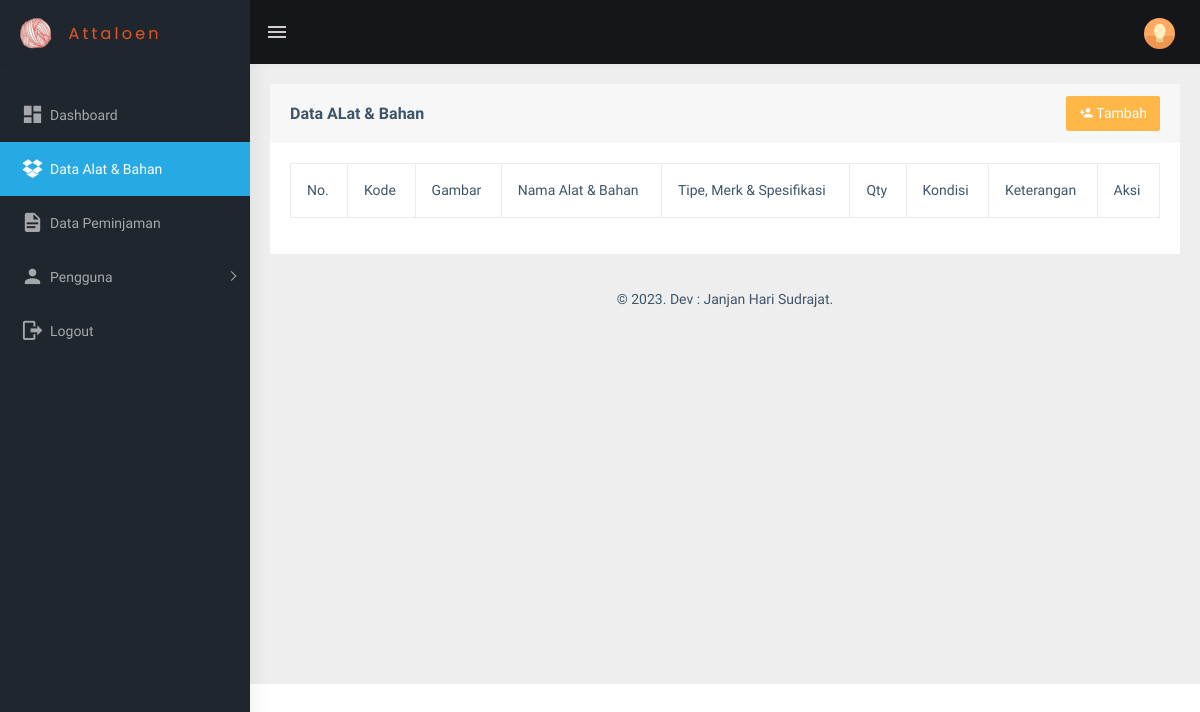
Page /view_alat_bahan/alat_bahan.php (signed in) on the earlier database version.
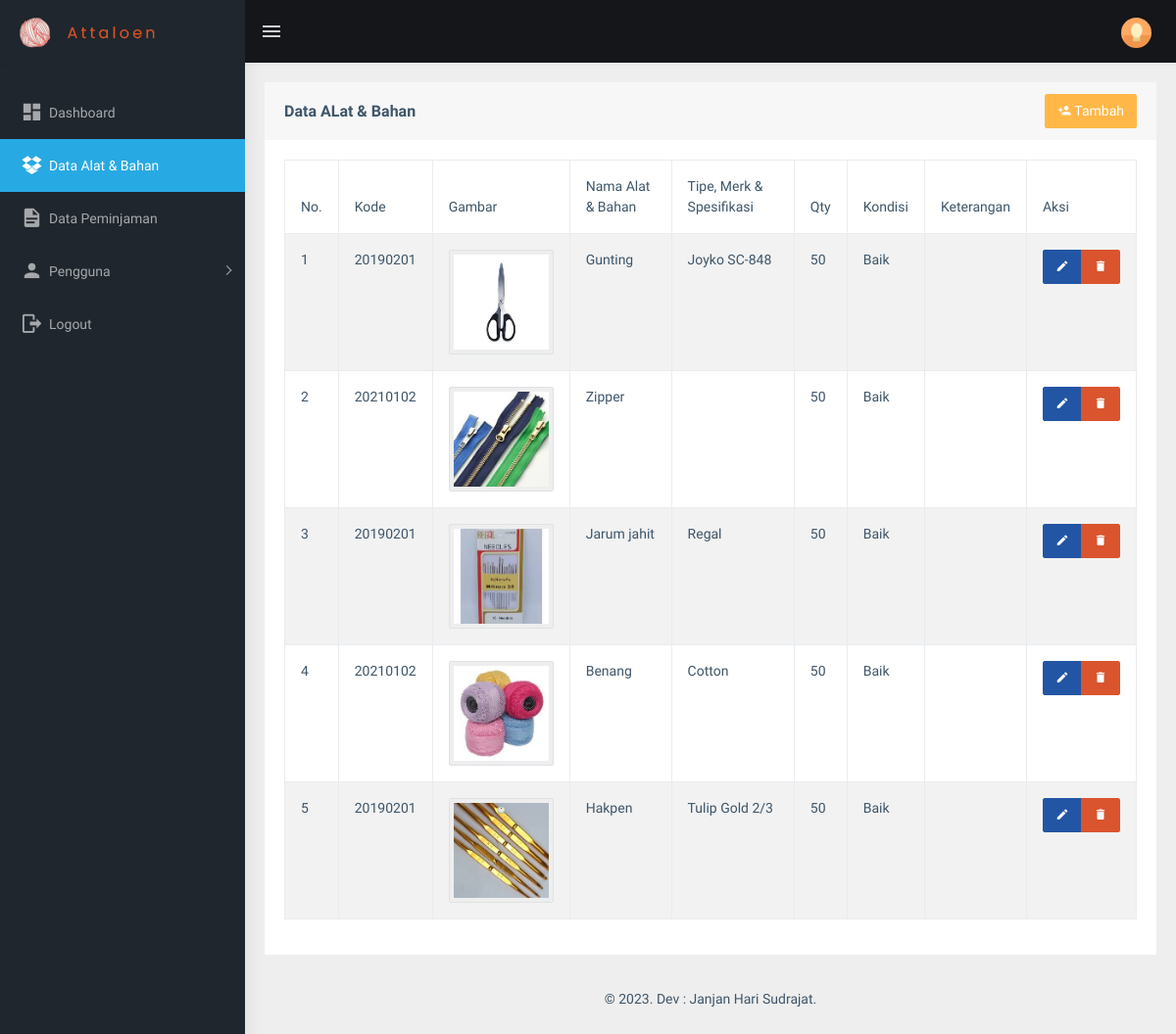
Same page on the later database version.
### tables this page shows
CREATE TABLE `alat_bahan` (
  `id_alat_bahan` int(11) NOT NULL,
  `kode` varchar(100) NOT NULL,
  `nama_alat_bahan` varchar(255) NOT NULL,
  `merk` varchar(255) NOT NULL,
  `id_kategori` int(11) NOT NULL,
  `qty` int(11) NOT NULL,
  `gambar` varchar(255) NOT NULL,
  `kondisi` varchar(100) NOT NULL,
  `keterangan` varchar(255) NOT NULL,
  `date_created` date NOT NULL
);

### functions.php (called while the page is built, shortened)
<?php
$conn = mysqli_connect("localhost", "root", "", "db_sippa");
function query($query)
{
    global $conn;
    $result = mysqli_query($conn, $query);
    $rows = [];
    while ($row = mysqli_fetch_assoc($result)) {
        $rows[] = $row;
    }
    return $rows;
}

### view_alat_bahan/alat_bahan.php (the view, shortened to what this page needs)
<?php
include "../templates/header.php";
$alat_bahan = query(
    "SELECT * FROM alat_bahan
    INNER JOIN kategori ON alat_bahan.id_kategori = kategori.id_kategori"
);
?>
<div class="page-wrapper">
    <div class="container-fluid">
        <div class="row">
            <div class="col-md-12">
                <div class="card">
                    <div class="card-header">
                        <div class="row">
                            <div class="col">
                                <h5 class="card-title pt-2">Data ALat & Bahan</h5>
                            </div>
                            <div class="col">
                                <a href="alat_bahan_add.php" class="btn btn-warning text-white float-end"><i
                                        class="mdi mdi-account-plus"></i> Tambah</a>
                            </div>
                        </div>
                    </div>
                    <div class="card-body">
                        <div class="table-responsive">
                            <table id="zero_config" class="table table-striped table-bordered">
                                <thead>
                                    <tr>
                                        <th>No.</th>
                                        <th>Kode</th>
                                        <th>Gambar</th>
                                        <th>Nama Alat & Bahan</th>
                                        <th>Tipe, Merk & Spesifikasi</th>
                                        <th>Qty</th>
                                        <th>Kondisi</th>
                                        <th>Keterangan</th>
                                        <th>Aksi</th>
                                    </tr>
                                </thead>
                                <tbody>
                                    <?php $i = 1; ?>
                                    <?php foreach ($alat_bahan as $ab): ?>
                                        <tr>
                                            <td>
                                                <?= $i; ?>
                                            </td>
                                            <td>
                                                <?= $ab["kode"]; ?>
                                            </td>
                                            <td>
                                                <img src="../assets/img/alat_bahan/<?= $ab["gambar"]; ?>"
                                                    class="img-thumbnail">
                                            </td>
                                            <td>
                                                <?= $ab["nama_alat_bahan"]; ?>
                                            </td>
                                            <td>
                                                <?= $ab["merk"]; ?>
                                            </td>
                                            <td>
                                                <?= $ab["qty"]; ?>
                                            </td>
                                            <td>
                                                <?= $ab["kondisi"]; ?>
                                            </td>
                                            <td>
                                            </td>
                                            <td>
                                                <div class="btn-group btn-group-toggle" data-toggle="buttons">
                                                    <a href="alat_bahan_edit.php?id_alat_bahan=<?= $ab["id_alat_bahan"] ?>"
                                                        class="btn btn-info text-white"><i class="mdi mdi-pencil"></i></a>
                                                    <a href="alat_bahan_delete.php?id_alat_bahan=<?= $ab["id_alat_bahan"] ?>"
                                                        class="btn btn-danger text-white"
                                                        onclick="return confirm('Yakin ingin menghapus <?= $ab['nama_alat_bahan']; ?>?');"><i
                                                            class="mdi mdi-delete"></i></a>
                                                </div>
                                            </td>
                                        </tr>
                                        <?php $i++; ?>
                                    <?php endforeach; ?>
                            </table>
                        </div>
                    </div>
                </div>
            </div>
        </div>
        <?php
        include "../templates/footer.php";
        ?>

### templates/header.php (shortened to what this page needs)
<?php
require "../functions.php";
?>
<!DOCTYPE html>
<html dir="ltr" lang="en">
<head>
    <link href="../assets/libs/flot/css/float-chart.css" rel="stylesheet" />
    <link href="../assets/libs/fullcalendar/dist/fullcalendar.min.css" rel="stylesheet" />
    <link href="../assets/extra-libs/calendar/calendar.css" rel="stylesheet" />
    <link href="../assets/libs/datatables.net-bs4/css/dataTables.bootstrap4.css" rel="stylesheet" />
    <link href="../assets/css/style.min.css" rel="stylesheet" />
    <link href="../assets/css/style.min.css" rel="stylesheet" />
</head>
<body>
    <div id="main-wrapper" data-layout="vertical" data-navbarbg="skin5" data-sidebartype="full"
        data-sidebar-position="absolute" data-header-position="absolute" data-boxed-layout="full">
        <?php
        include "../templates/topbar.php";
        include "../templates/sidebar.php";
        ?>

### templates/topbar.php (shortened to what this page needs)
<header class="topbar" data-navbarbg="skin5">
    <nav class="navbar top-navbar navbar-expand-md navbar-dark">
        <div class="navbar-header" data-logobg="skin5">
            <a class="navbar-brand" href="#">
                <b class="logo-icon ps-2">
                    <img src="../assets/img/logo-icon.png" alt="homepage" class="light-logo" />
                </b>
                <span class="logo-text ms-2">
                    <img src="../assets/img/logo-text.png" alt="homepage" class="light-logo" />
                </span>
            </a>
        </div>
        <div class="navbar-collapse collapse" id="navbarSupportedContent" data-navbarbg="skin5">
            <ul class="navbar-nav float-start me-auto">
                <li class="nav-item d-none d-lg-block">
                    <a class="nav-link sidebartoggler waves-effect waves-light" href="javascript:void(0)"
                        data-sidebartype="mini-sidebar"><i class="mdi mdi-menu font-24"></i></a>
                </li>
            </ul>
            <ul class="navbar-nav float-end">
                <li class="nav-item dropdown">
                    <a class="nav-link dropdown-toggle text-muted waves-effect waves-dark pro-pic" href="#"
                        id="navbarDropdown" role="button" data-bs-toggle="dropdown" aria-expanded="false">
                        <img src="../assets/img/users/1.jpg" alt="user" class="rounded-circle" width="31" />
                    </a>
                </li>
            </ul>
        </div>
    </nav>
</header>

### templates/sidebar.php (shortened to what this page needs)
<aside class="left-sidebar" data-sidebarbg="skin5">
    <div class="scroll-sidebar">
        <nav class="sidebar-nav">
            <ul id="sidebarnav" class="pt-4">
                <li class="sidebar-item">
                    <a class="sidebar-link waves-effect waves-dark sidebar-link" href="../view_admin/dashboard.php"
                        aria-expanded="false"><i class="mdi mdi-view-dashboard"></i><span
                            class="hide-menu">Dashboard</span></a>
                </li>
                <li class="sidebar-item">
                    <a class="sidebar-link waves-effect waves-dark sidebar-link"
                        href="../view_alat_bahan/alat_bahan.php" aria-expanded="false"><i
                            class="mdi mdi-dropbox"></i><span class="hide-menu">Data Alat &
                            Bahan</span></a>
                </li>
                <li class="sidebar-item">
                    <a class="sidebar-link waves-effect waves-dark sidebar-link"
                        href="../view_peminjaman/peminjaman.php" aria-expanded="false"><i
                            class="mdi mdi-file-document"></i><span class="hide-menu">Data
                            Peminjaman</span></a>
                </li>
                <li class="sidebar-item">
                    <a class="sidebar-link has-arrow waves-effect waves-dark" href="javascript:void(0)"
                        aria-expanded="false"><i class="mdi mdi-account"></i><span class="hide-menu">Pengguna
                        </span></a>
                </li>
                <li class="sidebar-item">
                    <a class="sidebar-link waves-effect waves-dark sidebar-link" href="../logout.php"
                        onclick="return confirm('Yakin ingin keluar dari aplikasi?');"><i
                            class="mdi mdi-logout"></i><span class="hide-menu">Logout</span></a>
                </li>
            </ul>
        </nav>
    </div>
</aside>

### templates/footer.php (shortened to what this page needs)
<footer class="footer text-center">
    &copy
    <?= date("Y"); ?>. Dev : Janjan Hari Sudrajat.
</footer>
</div>
</div>
</body>
</html>

Differences in the rows shown:
added alat_bahan: kode "20190201", gambar (picture), nama_alat_bahan "Gunting", merk "Joyko SC-848", qty "50", kondisi "Baik"
added alat_bahan: kode "20210102", gambar (picture), nama_alat_bahan "Zipper", qty "50", kondisi "Baik"
added alat_bahan: kode "20190201", gambar (picture), nama_alat_bahan "Jarum jahit", merk "Regal", qty "50", kondisi "Baik"
added alat_bahan: kode "20210102", gambar (picture), nama_alat_bahan "Benang", merk "Cotton", qty "50", kondisi "Baik"
added alat_bahan: kode "20190201", gambar (picture), nama_alat_bahan "Hakpen", merk "Tulip Gold 2/3", qty "50", kondisi "Baik"
